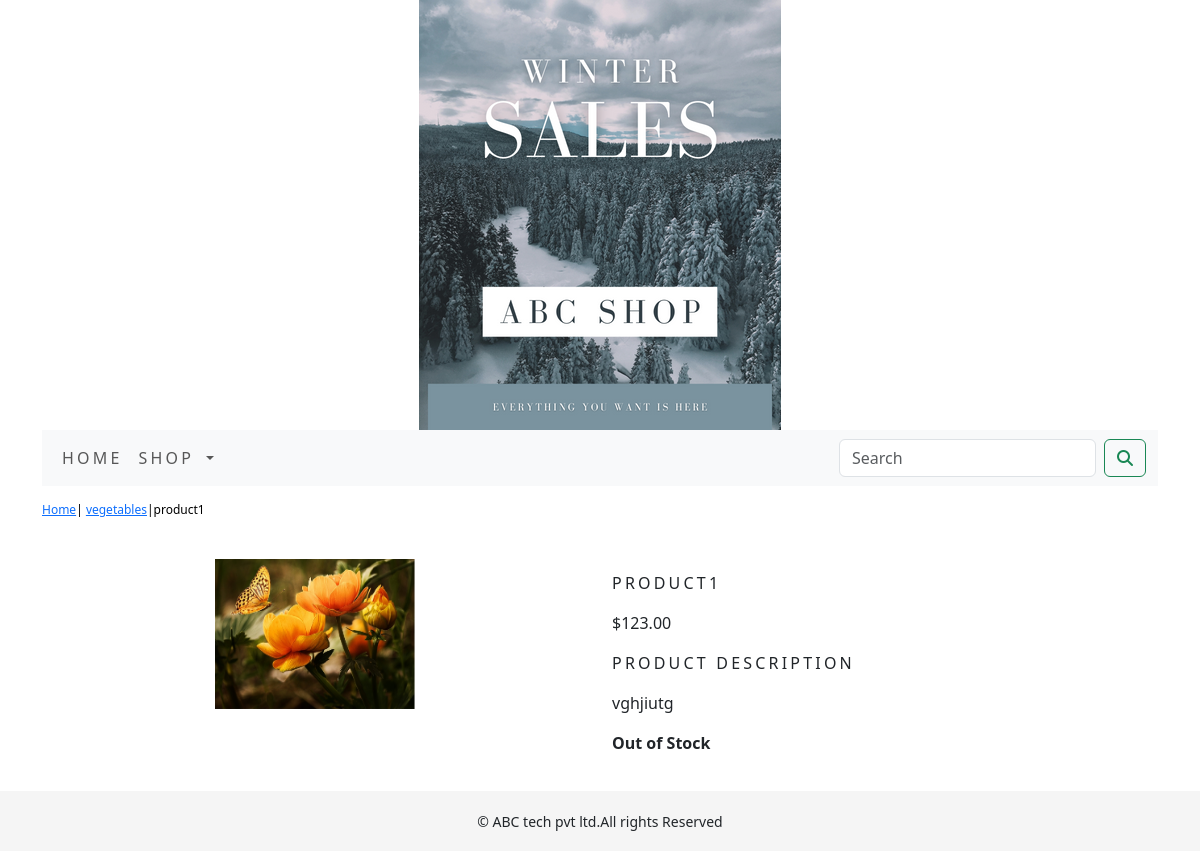
The page /ecommerceapp/vegetables/product1/ on the database its author committed.
### ecommerceapp/models.py (models this page shows, shortened)
class Product(models.Model):
    name=models.CharField(max_length=250,unique=True)
    slug=models.SlugField(max_length=250,unique=True)
    description=models.TextField(blank=True)
    price=models.DecimalField(max_digits=10,decimal_places=2)
    category=models.ForeignKey(Category,on_delete=models.CASCADE)
    image=models.ImageField(upload_to='product',blank=True)
    stock=models.IntegerField()
    available=models.BooleanField(default=True)
    created=models.DateTimeField(auto_now_add=True)
    updated=models.DateTimeField(auto_now=True)
    class Meta:
        ordering = ('name',)
        verbose_name = 'product'
        verbose_name_plural = 'products'

class Category(models.Model):
    name=models.CharField(max_length=250,unique=True)
    slug=models.SlugField(max_length=250,unique=True)
    description=models.TextField(blank=True)
    image=models.ImageField(upload_to='category',blank=True)
    class Meta:
      ordering=('name',)
      verbose_name='category'
      verbose_name_plural='categories'
    def get_url(self):
        return reverse('ecommerceapp:products_by_category',args=[self.slug])
    def __str__(self):
        return '{}'.format(self.name)

### ecommerceapp/views.py (the view)
# urls.py: path('<slug:c_slug>/<slug:product_slug>/', views.proDetail, name='prodCatdetail')
def  proDetail(request,c_slug,product_slug):
    try:
        product=Product.objects.get(category__slug=c_slug,slug=product_slug)
    except Exception as e:
        raise e
    return render (request,'product.html',{'product':product})

### cart/context_processors.py (called while the page is built)
def counter(request):
    item_count = 0
    if 'admin' in request.path:
        return {}
    else:
        try:
            cart=Cart.objects.filter(cart_id=_cart_id(request))
            car_items=CartItem.objects.all().filter(cart=cart[:1])
            for cart_item in car_items:
                item_count += cart_item.quantity
        except Cart.DoesNotExist:
            item_count = 0
    return dict(item_count=item_count)

### cart/views.py (called while the page is built)
def _cart_id(request):
    cart=request.session.session_key
    if not cart:
        cart=request.session.create()
    return cart

### ecommerceapp/context_processors.py (called while the page is built)
def menu_links(request):
    links=Category.objects.all()
    return dict(links=links)

### templates/product.html (shortened to what this page needs)
{% extends 'base.html' %}
{% load static %}
{% block content %}
<div class="row my_prod_row_class">
    <div class="mx_auto">
        <p><a href="{% url 'ecommerceapp:allProdCat' %}">Home</a>| <a href ="{{product.category.get_url}}">{{product.category}}</a>|{{product.name}}</p>
    </div>
    <div class="container">
       <br>
       <div class="row">
           <div class="col-12 col-sm-12 col-md-12 col-lg-6" style="text-align:center"  >
               <div style="min-width:18rem;">
                   <img src="{{product.image.url}}" width="200" height="150" alt="{{product.name}}">
        </div>
    </div>
           <div class="col-12 col-sm-12 col-md-12 col-lg-6">
            <div>
            <h1 class="my_prod_title">{{product.name}}</h1>
            <p>${{product.price}}</p>
            <p class="my_title">Product Description</p>
            <p class="text-justify my_prod_text">{{product.description}}</p>
            {% if product.stock <= 0 %}
            <p class="text-justify my_prod_text"><b> Out of Stock</b></p>
            {% else %}
            <a class="btn btn-secondary" href="{% url 'cart:add_cart' product.id %}">Add to Cart</a>
            {% endif %}
        </div>
    </div>
</div>
</div>
</div>
{% endblock %}

### static/css/custom.css (style rules this page uses)
body { font-family:'Roboto' , sans-serif; }
.my_title { font-size:16px; text-transform:uppercase; letter-spacing:.2em; }
.my_prod_row_class { padding-top:15px; padding-bottom:20px; }
.my_prod_row_class .mx_auto { color:#000; font-size:12px; text-decoration:none; }
.my_prod_title { font-size:16px; text-transform:uppercase; letter-spacing:.2em; padding-top:15px; padding-bottom:10px; }
.my_prod_text { padding-right:20px; }

### rows shown on the page
Product: category "vegetables", name "product1", image (picture), name "PRODUCT1", price "123.00", description "vghjiutg"
